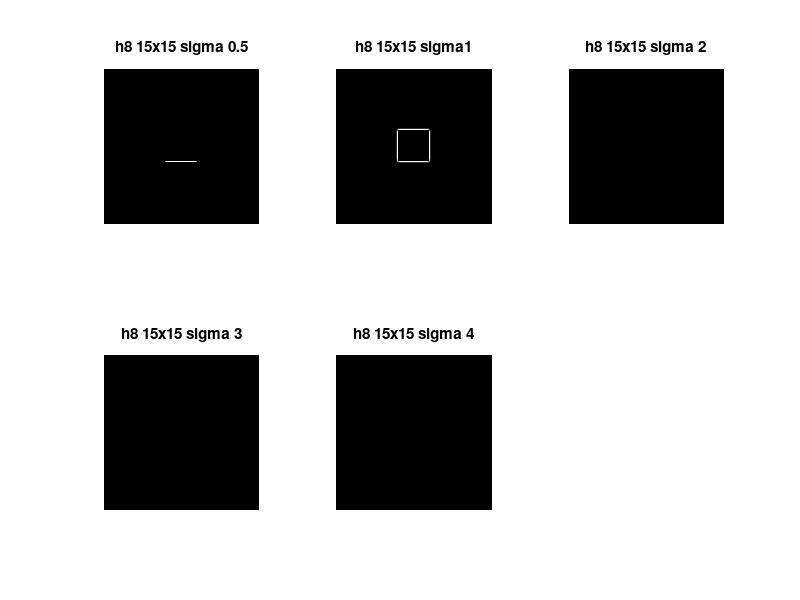

Write the MATLAB code that produced this figure.
I = uint8(ones(250)*50);
I(100:149, 100:149) = 200;

h8 = fspecial('log',[15 15],0.5);
I8 = imfilter(I, h8);
subplot(231);
imshow(mat2gray(I8));
title('h8 15x15 sigma 0.5');

h8 = fspecial('log',[15 15],1);
I8 = imfilter(I, h8);
subplot(232);
imshow(mat2gray(I8));
title('h8 15x15 sigma1');

h8 = fspecial('log',[15 15],2);
I8 = imfilter(I, h8);
subplot(233);
imshow(mat2gray(I8));
title('h8 15x15 sigma 2');

h8 = fspecial('log',[15 15],3);
I8 = imfilter(I, h8);
subplot(234);
imshow(mat2gray(I8));
title('h8 15x15 sigma 3');

h8 = fspecial('log',[15 15],4);
I8 = imfilter(I, h8);
subplot(235);
imshow(mat2gray(I8));
title('h8 15x15 sigma 4');